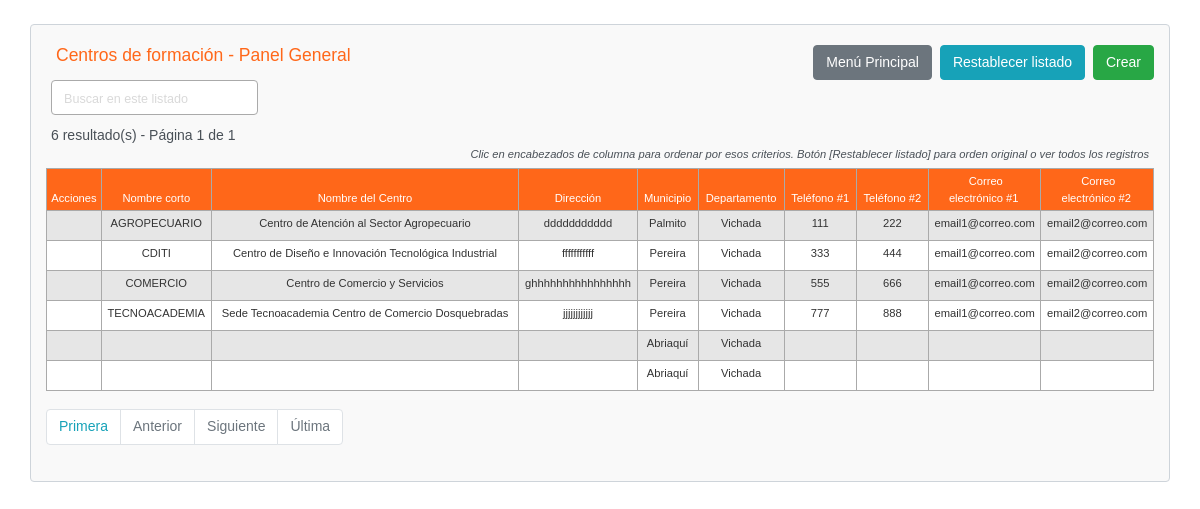
Before: /app/centros_formacion/centros_formacion-index.php with the older database file.
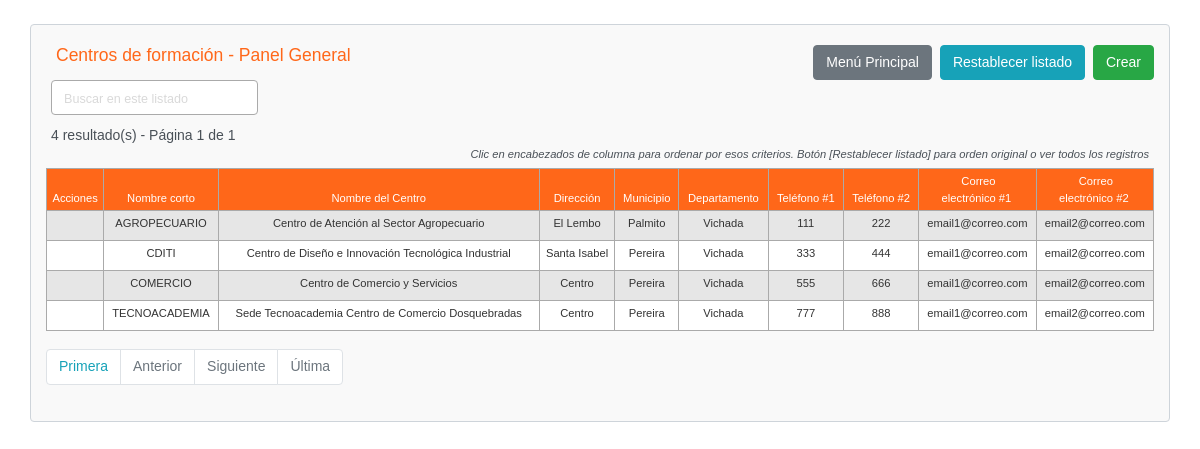
After: the same page with the newer database file.
### tables this page shows
CREATE TABLE `centros_formacion` (
  `idCentroFormacion` int(11) NOT NULL,
  `nombreLargoCentroFormacion` varchar(75) DEFAULT NULL,
  `nombreCorto` varchar(50) DEFAULT NULL,
  `direccion` varchar(75) DEFAULT NULL,
  `idMunicipio` int(4) DEFAULT NULL,
  `idDepartamento` int(3) DEFAULT NULL,
  `telefono1` varchar(50) DEFAULT NULL,
  `telefono2` varchar(50) DEFAULT NULL,
  `emailContacto1` varchar(75) DEFAULT NULL,
  `emailContacto2` varchar(75) DEFAULT NULL,
  `estado` tinyint(4) DEFAULT 1,
  `auditoria` datetime DEFAULT current_timestamp() ON UPDATE current_timestamp()
);

CREATE TABLE `municipios` (
  `idMunicipio` int(4) NOT NULL,
  `municipio` varchar(255) DEFAULT NULL,
  `codigoMunicipio` int(4) DEFAULT NULL,
  `idDepartamento` int(3) NOT NULL,
  `estado` tinyint(4) UNSIGNED NOT NULL DEFAULT 1,
  `auditoria` datetime DEFAULT current_timestamp() ON UPDATE current_timestamp()
);

CREATE TABLE `departamentos` (
  `idDepartamento` int(3) NOT NULL,
  `departamento` varchar(255) DEFAULT NULL,
  `codigoDepartamento` int(3) DEFAULT NULL,
  `estado` tinyint(4) DEFAULT 1,
  `auditoria` datetime DEFAULT current_timestamp() ON UPDATE current_timestamp()
);

### app/core/config.php (called while the page is built, shortened)
<?php
$no_of_records_per_page = 15;
?>

### app/centros_formacion/centros_formacion-index.php (the view, shortened to what the changed rows need)
<!DOCTYPE html>
<html lang="es">
<head>
    <link rel="stylesheet" href="../css/bootstrap-4.5.3.min.css" rel="stylesheet">
    <link rel="stylesheet" href="../css/estilos.css" />
</head>
<body>
    <section class="pt-4">
        <div class="container-fluid index">
            <div class="row">
                <div class="col-md-12">
                    <div class="page-header clearfix">
                        <h2 class="float-left">Centros de formación - Panel General</h2>
                        <a href="centros_formacion-create.php" class="btn btn-success float-right">Crear</a>
                        <a href="centros_formacion-index.php" class="btn btn-info float-right mr-2">Restablecer listado</a>
                        <a href="../core/menu.php" class="btn btn-secondary float-right mr-2">Menú Principal</a>
                    </div>
                    <div class="form-row">
                        <form action="centros_formacion-index.php" method="get">
                        </form>
                    </div>
                    <?php
                    require_once "../core/config.php";
                    $domain     = $_SERVER['HTTP_HOST'];
                    $script   = $_SERVER['SCRIPT_NAME'];
                    $parameters   = $_SERVER['QUERY_STRING'];
                    $protocol=strpos(strtolower($_SERVER['SERVER_PROTOCOL']),'https')
                                === FALSE ? 'http' : 'https';
                    $currenturl = $protocol . '://' . $domain. $script . '?' . $parameters;
                    if (isset($_GET['pageno'])) {
                        $pageno = $_GET['pageno'];
                    } else {
                        $pageno = 1;
                    }
                    $offset = ($pageno-1) * $no_of_records_per_page;
                    $total_pages_sql = "SELECT COUNT(*) FROM centros_formacion";
                    $resultMSQLI = mysqli_query($linkMYSQLI,$total_pages_sql);
                    $total_rows = mysqli_fetch_array($resultMSQLI)[0];
                    $total_pages = ceil($total_rows / $no_of_records_per_page);
                    $order = 'idCentroFormacion';
                    $sortBy = array('asc', 'desc'); $sort = 'asc';
                    $sql = "SELECT CF.*,
                        MN.municipio AS 'nombreMunicipio',
                        DP.departamento AS 'nombreDepartamento'
                        FROM centros_formacion CF
                        LEFT JOIN municipios MN ON MN.idMunicipio = CF.idMunicipio
                        LEFT JOIN departamentos DP ON DP.idDepartamento = CF.idDepartamento
                        ORDER BY $order $sort
                        LIMIT $offset, $no_of_records_per_page";
                    $count_pages = "SELECT * FROM centros_formacion";
                    if(!empty($_GET['search'])) {
                        $search = ($_GET['search']);
                        $sql = "SELECT * FROM centros_formacion
                            WHERE CONCAT (CF.idCentroFormacion, CF.nombreCorto, CF.nombreLargoCentroFormacion, CF.direccion, MN.nombreMunicipio, DP.nombreDepartamento, CF.telefono1, CF.telefono2, CF.emailContacto1, CF.emailContacto2, CF.estado, CF.auditoria)
                            LIKE '%$search%'
                            ORDER BY $order $sort
                            LIMIT $offset, $no_of_records_per_page";
                        $count_pages = "SELECT * FROM centros_formacion
                            WHERE CONCAT (CF.idCentroFormacion, CF.nombreCorto, CF.nombreLargoCentroFormacion, CF.direccion, MN.nombreMunicipio, DP.nombreDepartamento, CF.telefono1, CF.telefono2, CF.emailContacto1, CF.emailContacto2, CF.estado, CF.auditoria)
                            LIKE '%$search%'
                            ORDER BY $order $sort";
                    }
                    else {
                        $search = "";
                    }
                    if($resultMSQLI = mysqli_query($linkMYSQLI, $sql)){
                        if(mysqli_num_rows($resultMSQLI) > 0){
                            if ($result_count = mysqli_query($linkMYSQLI, $count_pages)) {
                               $total_pages = ceil(mysqli_num_rows($result_count) / $no_of_records_per_page);
                           }
                            $number_of_results = mysqli_num_rows($result_count);
                            echo "<div class='cantidad-paginas'>" . $number_of_results . " resultado(s) - Página " . $pageno . " de " . $total_pages . "</div>";
                            echo "<p class='tip-columnas-index'>Clic en encabezados de columna para ordenar por esos criterios. Botón [Restablecer listado] para orden original o ver todos los registros</p>";
                            echo "<div class='seccion-tabla-scroll-horizontal'>";
                            echo "<table class='estilo-tabla-index table table-bordered table-striped'>";
                                echo "<thead>";
                                    echo "<tr>";
                                        echo "<th class='estilo-acciones'>Acciones</th>";
										echo "<th><a href=?search=$search&sort=&order=nombreCorto&sort=$sort>Nombre corto</th>";
										echo "<th><a href=?search=$search&sort=&order=nombreLargoCentroFormacion&sort=$sort>Nombre del Centro</th>";
										echo "<th><a href=?search=$search&sort=&order=direccion&sort=$sort>Dirección</th>";
										echo "<th><a href=?search=$search&sort=&order=idMunicipio&sort=$sort>Municipio</th>";
										echo "<th><a href=?search=$search&sort=&order=idDepartamento&sort=$sort>Departamento</th>";
										echo "<th><a href=?search=$search&sort=&order=telefono1&sort=$sort>Teléfono #1</th>";
										echo "<th><a href=?search=$search&sort=&order=telefono2&sort=$sort>Teléfono #2</th>";
										echo "<th><a href=?search=$search&sort=&order=emailContacto1&sort=$sort>Correo<br>electrónico #1</th>";
										echo "<th><a href=?search=$search&sort=&order=emailContacto2&sort=$sort>Correo<br>electrónico #2</th>";
                                    echo "</tr>";
                                echo "</thead>";
                                echo "<tbody>";
                                while($row = mysqli_fetch_array($resultMSQLI)){
                                    echo "<tr>";
                                    echo "<td class='centrar-columna'>";
                                        echo "<a href='centros_formacion-read.php?idCentroFormacion=". $row['idCentroFormacion'] ."'><i class='far fa-eye'></i></a>";
                                        echo "<a href='centros_formacion-update.php?idCentroFormacion=". $row['idCentroFormacion'] ."'><i class='far fa-edit'></i></a>";
                                        echo "<a href='centros_formacion-delete.php?idCentroFormacion=". $row['idCentroFormacion'] ."'><i class='far fa-trash-alt'></i></a>";
                                    echo "</td>";
                                    echo "<td class='centrar-columna'>" . $row['nombreCorto'] . "</td>";
                                    echo "<td class='centrar-columna'>" . $row['nombreLargoCentroFormacion'] . "</td>";
                                    echo "<td class='centrar-columna'>" . $row['direccion'] . "</td>";
                                    echo "<td class='centrar-columna'>" . $row['nombreMunicipio'] . "</td>";
                                    echo "<td class='centrar-columna'>" . $row['nombreDepartamento'] . "</td>";
                                    echo "<td class='centrar-columna'>" . $row['telefono1'] . "</td>";
                                    echo "<td class='centrar-columna'>" . $row['telefono2'] . "</td>";
                                    echo "<td class='centrar-columna'>" . $row['emailContacto1'] . "</td>";
                                    echo "<td class='centrar-columna'>" . $row['emailContacto2'] . "</td>";
                                    echo "</tr>";
                                }
                                echo "</tbody>";
                            echo "</table>";
                                                    echo "</div>";
?>
                                <ul class="pagination" align-right>
                                <?php
                                    $new_url = preg_replace('/&?pageno=[^&]*/', '', $currenturl);
                                 ?>
                                    <li class="page-item"><a class="page-link" href="<?php echo $new_url .'&pageno=1' ?>">Primera</a></li>
                                    <li class="page-item <?php if($pageno <= 1){ echo 'disabled'; } ?>">
                                        <a class="page-link" href="<?php if($pageno <= 1){ echo '#'; } else { echo $new_url ."&pageno=".($pageno - 1); } ?>">Anterior</a>
                                    </li>
                                    <li class="page-item <?php if($pageno >= $total_pages){ echo 'disabled'; } ?>">
                                        <a class="page-link" href="<?php if($pageno >= $total_pages){ echo '#'; } else { echo $new_url . "&pageno=".($pageno + 1); } ?>">Siguiente</a>
                                    </li>
                                    <li class="page-item <?php if($pageno >= $total_pages){ echo 'disabled'; } ?>">
                                        <a class="page-item"><a class="page-link" href="<?php echo $new_url .'&pageno=' . $total_pages; ?>">Última</a>
                                    </li>
                                </ul>
<?php
                        } else{
                            echo "<p class='lead sin-registros'><em>No se encontraron coincidencias.</em></p>";
                        }
                    } else{
                        echo "ERROR: No fue posible ejecutar $sql. " . mysqli_error($linkMYSQLI);
                    }
                    ?>
                </div>
            </div>
        </div>
    </section>
</body>
</html>

Changed rows visible on the page:
removed centros_formacion: idMunicipio.municipio "Abriaquí", idDepartamento.departamento "Vichada"
removed centros_formacion: idMunicipio.municipio "Abriaquí", idDepartamento.departamento "Vichada"
changed centros_formacion "AGROPECUARIO": direccion "ddddddddddd" → "El Lembo"
changed centros_formacion "CDITI": direccion "fffffffffff" → "Santa Isabel"
changed centros_formacion "COMERCIO": direccion "ghhhhhhhhhhhhhhhh" → "Centro"
changed centros_formacion "TECNOACADEMIA": direccion "jjjjjjjjjjjj" → "Centro"
Other visible differences:
$number_of_results: "6" → "4"
